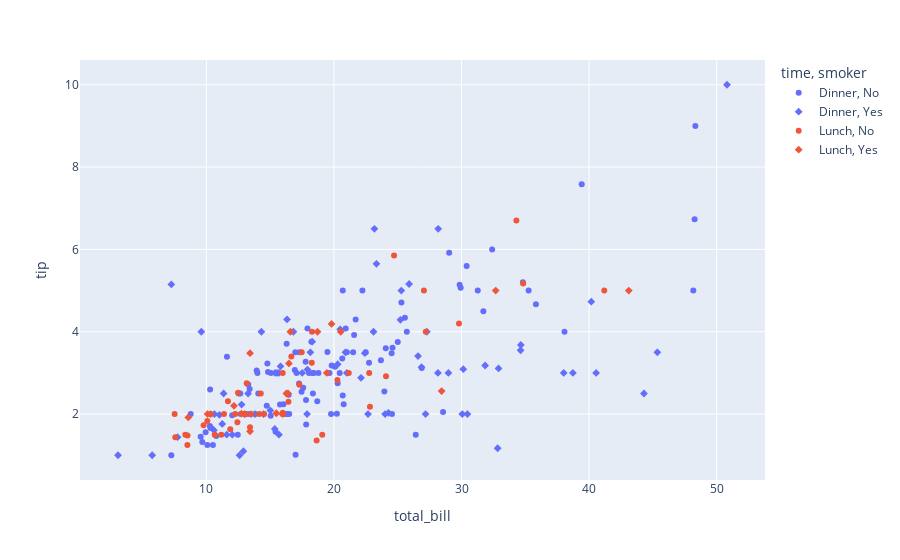

This figure's notebook cell:
### Code cell
px.scatter(tips, x='total_bill', y = 'tip', color='time', symbol='smoker'
        )
